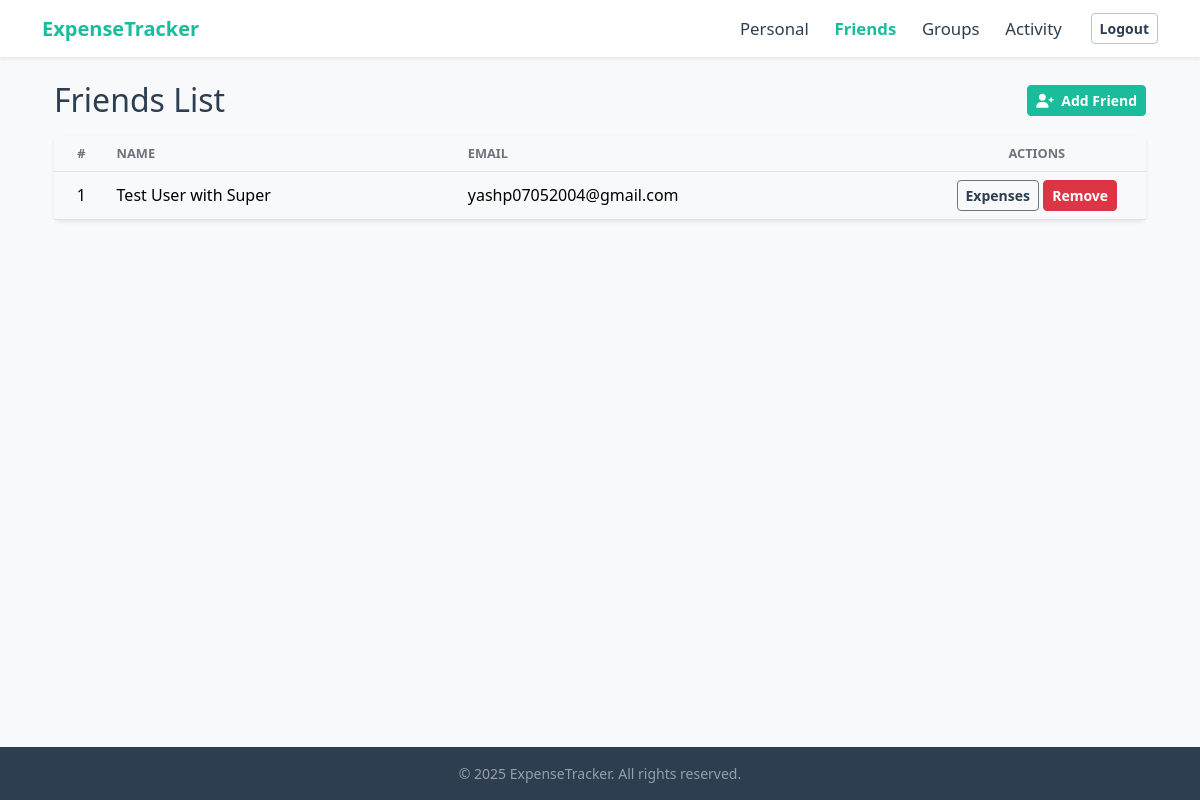
The app's page /friends/ (signed in) with its own data.
### tracker/models.py (models this page shows, shortened)
class Friend(models.Model):
    user = models.ForeignKey(UserRegistration, on_delete=models.CASCADE, related_name='owner')
    friend_user = models.ForeignKey(UserRegistration, on_delete=models.CASCADE, related_name='friend')
    created_at = models.DateTimeField(auto_now_add=True)
    def __str__(self):
        return f"{self.user.name} is friends with {self.friend_user.name}"

class UserRegistration(models.Model):
    name = models.CharField(max_length=100)
    email = models.CharField(max_length=100,unique=True)
    password = models.CharField(max_length=100)

### tracker/views.py (the view)
# urls.py: path('friends/', views.friends_dashboard, name='friends_dashboard'),
def friends_dashboard(request):
    if 'username' not in request.session:
        messages.error(request, "Please log in to access this page.")
        return redirect('login')
    user_id = request.session.get('user_id')
    friends = Friend.objects.filter(user_id=user_id)
    print(friends)
    return render(request, 'tracker/friends.html', {'friends': friends})

### tracker/templates/tracker/friends.html (shortened to what this page needs)
{% extends 'tracker/base.html' %}
{% load static %}
{% block content %}
<div class="container py-4">
    <div class="d-flex justify-content-between align-items-center mb-3">
        <h2 class="mb-0 fw-light">Friends List</h2>
        <a href="{% url 'add_friend' %}" class="btn btn-primary btn-sm">
            <i class="fas fa-user-plus me-1"></i> Add Friend
        </a>
    </div>
    <div class="card shadow-sm border-0">
        <div class="card-body p-0">
            <div class="table-responsive">
                <table class="table table-hover align-middle mb-0">
                    <thead class="text-center">
                        <tr>
                            <th style="width: 5%;">#</th>
                            <th class="text-start">Name</th>
                            <th class="text-start">Email</th>
                            <th style="width: 20%;">Actions</th>
                        </tr>
                    </thead>
                    <tbody>
                        {% if friends %}
                            {% for friend in friends %}
                                <tr class="text-center">
                                    <td>{{ forloop.counter }}</td>
                                    <td class="text-start">{{ friend.friend_user.name }}</td>
                                    <td class="text-start">{{ friend.friend_user.email }}</td>
                                    <td>
                                        <a href="{% url 'friend_details' friend.friend_user.id %}" class="btn btn-sm btn-outline-secondary" title="Details">
                                            Expenses
                                        </a>
                                        <a href="{% url 'remove_friend' friend.friend_user.id %}" id="remove-btn" class="btn btn-sm" style="background-color: #dc3545; color: #fff; border-color: #dc3545; text-decoration: none;" onmouseover="this.style.backgroundColor='#c82333'"onmouseout="this.style.backgroundColor='#dc3545'" title="Remove Friend">
                                            Remove
                                        </a>
                                    </td>
                                </tr>
                            {% endfor %}
                        {% else %}
                            <tr>
                                <td colspan="4" class="text-center py-5">No friends found. Add one!</td>
                            </tr>
                        {% endif %}
                    </tbody>
                </table>
            </div>
        </div>
    </div>
</div>
{% endblock %}

### tracker/static/tracker/css/custom.css (style rules this page uses)
:root { --bs-primary: #1ABC9C !important; --bs-primary-rgb: 26, 188, 156 !important; --bs-primary-darker: #16a085; --bs-danger: #E74C3C; --bs-danger-rgb: 231, 76, 60; --bs-danger-darker: #c0392b; --bs-success: #1ABC9C !important; --bs-success-rgb: 26, 188, 156 !important; --bs-info: #3498db; --bs-warning: #f39c12; --bs-body-color: #2C3E50; --bs-body-bg: #F8F9FA; --bs-light: #F8F9FA; --bs-light-rgb: 248, 249, 250; --bs-dark: #2C3E50; --bs-dark-rgb: 44, 62, 80; --bs-white: #FFFFFF; --bs-white-rgb: 255, 255, 255; --bs-card-border-color: transparent; --bs-card-bg: #FFFFFF; --bs-secondary-text-emphasis: #555; --bs-link-color: var(--bs-primary); --bs-link-hover-color: var(--bs-primary-darker); }
body { color: var(--bs-body-color); background-color: var(--bs-body-bg); }
h1, h2, h3, h4, h5, h6 { color: var(--bs-body-color); font-weight: 600; }
a { color: var(--bs-link-color); text-decoration: none; }
.btn { --bs-btn-color: var(--bs-white); --bs-btn-hover-color: var(--bs-white); --bs-btn-active-color: var(--bs-white); --bs-btn-font-weight: 600; }
.btn-primary { --bs-btn-bg: var(--bs-primary); --bs-btn-border-color: var(--bs-primary); --bs-btn-hover-bg: var(--bs-primary-darker); --bs-btn-hover-border-color: var(--bs-primary-darker); --bs-btn-color: #fff; --bs-btn-hover-color: #fff; }
.btn-outline-secondary { --bs-btn-color: var(--bs-body-color, #2C3E50); --bs-btn-border-color: var(--bs-secondary, #BDC3C7); --bs-btn-hover-color: var(--bs-body-color, #2C3E50); --bs-btn-hover-bg: #e9ecef; --bs-btn-hover-border-color: var(--bs-secondary, #BDC3C7); color: var(--bs-body-color, #2C3E50) !important; }
.card-body a { color: var(--bs-primary); }
.table thead th { color: #6c757d; font-size: 0.8rem; text-transform: uppercase; border-bottom: 1px solid #dee2e6; font-weight: 600; }

### records on screen
Friend: friend_user.name "Test User with Super", friend_user.email "yashp07052004@gmail.com"
